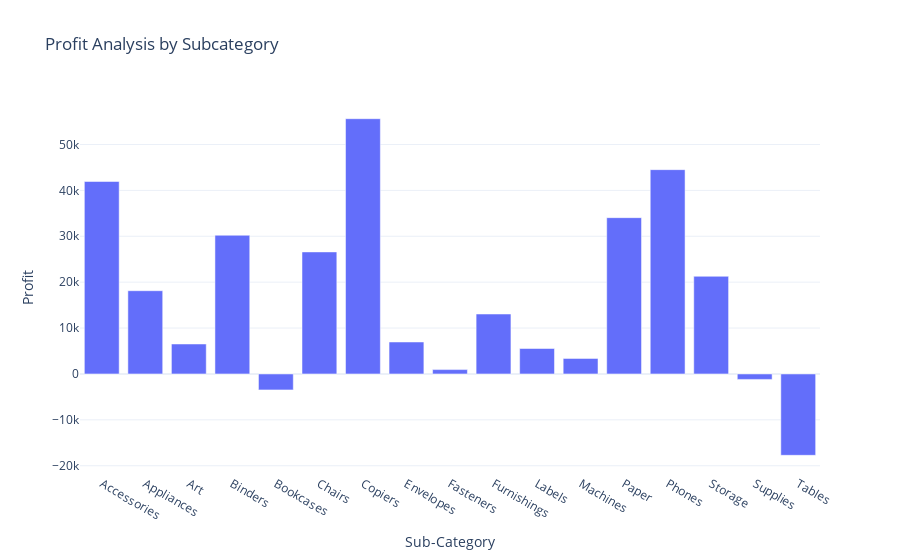

Write notebook code for a chart like this one.
### Code cell
fig = px.bar(profit_by_subcategory, x='Sub-Category',y= 'Profit', title ="Profit Analysis by Subcategory")
fig.show()

### Figure 1 — Plotly figure (JSON) as saved in the notebook; plotly's stock layout.template omitted (floating-point values rounded to 4 significant figures)
{"data": [{"alignmentgroup": "True", "hovertemplate": "Sub-Category=%{x}<br>Profit=%{y}<extra></extra>", "legendgroup": "", "marker": {"color": "#636efa", "pattern": {"shape": ""}}, "name": "", "offsetgroup": "", "orientation": "v", "showlegend": false, "textposition": "auto", "type": "bar", "x": ["Accessories", "Appliances", "Art", "Binders", "Bookcases", "Chairs", "Copiers", "Envelopes", "Fasteners", "Furnishings", "Labels", "Machines", "Paper", "Phones", "Storage", "Supplies", "Tables"], "xaxis": "x", "y": [41940.0, 18140.0, 6528.0, 30220.0, -3473.0, 26590.0, 55620.0, 6964.0, 949.5, 13060.0, 5546.0, 3385.0, 34050.0, 44520.0, 21280.0, -1189.0, -17730.0], "yaxis": "y"}], "layout": {"autosize": true, "barmode": "relative", "legend": {"tracegroupgap": 0}, "title": {"text": "Profit Analysis by Subcategory"}, "xaxis": {"anchor": "y", "autorange": true, "domain": [0, 1], "range": [-0.5, 16.5], "title": {"text": "Sub-Category"}, "type": "category"}, "yaxis": {"anchor": "x", "autorange": true, "domain": [0, 1], "range": [-21800.0, 59690.0], "title": {"text": "Profit"}, "type": "linear"}}}
